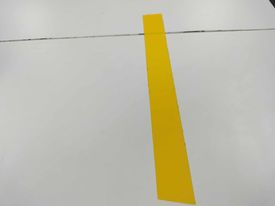
#> input picture camera/img.jpg, 275 x 206 px, found by its file name
$ python detect.py
#> lines starting #> are read from the running program, lines starting #| are printed output that depends on the picture; after the words box and inside, x2 and y2 are one past the last pixel; in counts of white or black regions, pixels touching at a corner belong together; long printed decimals are rounded
import cv2
from numpy import asarray
import numpy as np
import matplotlib.pyplot as plt
from scipy.stats import zscore

img = cv2.imread("D:\mobile_robot\mobile_robot\camera\img.jpg")
#> img is the input picture: shape (206, 275, 3); mean B, G, R 171.2, 189, 191.9

# resize image
scale_percent = 60 # percent of original size
width = int(img.shape[1] * scale_percent / 100)
#> width = 165
height = int(img.shape[0] * scale_percent / 100)
#> height = 123
dim = (width, height)
#> dim = (165, 123)

resize_img = cv2.resize(img, dim, interpolation = cv2.INTER_AREA)

# grayscale
gray_img = cv2.cvtColor(img, cv2.COLOR_BGR2GRAY)
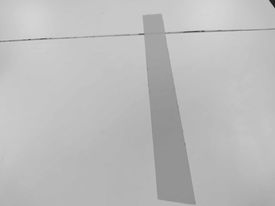
#> gray_img: shape (206, 275); min 18, max 221, mean 187.8


# threshold image
(thresh, thresh_img) = cv2.threshold(gray_img, 168, 255, cv2.THRESH_BINARY)
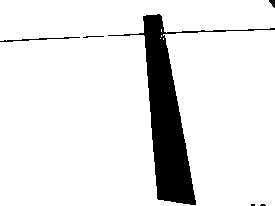
#> thresh_img: shape (206, 275); 89.9% white; 6 black regions (2 under 20 px), largest, box (x1, y1, x2, y2) and area: (108, 14, 275, 205) 5559, (0, 37, 80, 42) 108, (269, 0, 275, 8) 30, (83, 36, 104, 38) 23

# change image to array
array_img = asarray(thresh_img)

col = len(array_img[0, :])
#> col = 275
row = len(array_img[:, 0])
#> row = 206
center_x = col/2
#> center_x = 137.5
center_y = row/2
#> center_y = 103
# [5 lines of commented-out code are left out]
middle_line = []
x_axis = []
y_axis = []

for i in range(row):
    find_line = []
    index = 0
    for j in array_img[i, :]:
        if index > 0 and index < col-1:
            bf_array = array_img[i, index-1]
            af_array = array_img[i, index+1]
            # print(bf_array, j, af_array)

        if j == 0 and bf_array == 0 and af_array == 0:
            find_line.append(index)
            # print(bf_array, j, af_array)

        index += 1
    if len(find_line) != 0:
        first_col = find_line[0]
        last_col = find_line[-1]
        mid_col = (first_col+last_col)/2
        center_zero_x = i - center_y
        center_zero_y = mid_col - center_x
        mid_point = [center_zero_x, center_zero_y] #(y,x)
        # mid_point = [mid_col, i]
        middle_line.append(mid_point)
        x_axis.append(center_zero_x)
        y_axis.append(center_zero_y)
#> this loop made 206 passes
#> (center_zero_y, mid_point) on passes 1, 2, 3, 4, 5, 6, 15, 16, 17, 18, 19, 20: (134.5, [-103, 134.5]), (134.5, [-102, 134.5]), (135, [-101, 135]), (135.5, [-100, 135.5]), (136, [-99, 136]), (136, [-98, 136]), (20.5, [-89, 20.5]), (15.5, [-88, 15.5]), (14.5, [-87, 14.5]), (14.5, [-86, 14.5]), (14.5, [-85, 14.5]), (14.5, [-84, 14.5])
#> after the loop, middle_line = 198 pairs, first value -103 to 102, second value -55 to 136; x_axis = 198 values from -103 to 102; y_axis = 198 values, max 136 at index 4, min -55 at index 33, mean 30.04

#print(x_axis)
if len(x_axis) != 0 or len(y_axis) != 0:
    x = np.array(x_axis, dtype=float)
#> x = 198 values from -103 to 102
    y = np.array(y_axis, dtype=float)
#> y has the same summary as y_axis

    # delete outlier
    z_scores = zscore(y)
#> z_scores = 198 values, max 4.23 at index 4, min -3.4 at index 33, mean -3.59e-17

    threshold = 3

    filtered_indices = np.where(np.abs(z_scores) < threshold)
    filtered_x = x[filtered_indices]
#> filtered_x = 188 values from -89 to 101
    filtered_y = y[filtered_indices]
#> filtered_y = 188 values, max 89.5 at index 187, min -38.5 at index 24, mean 27.48

    # [6 lines of commented-out code are left out]
    a, b = np.polyfit(filtered_x, filtered_y, 1)
#> a = 0.135; b = 26.52
    # plt.scatter(filtered_x, filtered_y)

    print(f"true,{a},{b}")
#| true,0.1351,26.524

    # plt.plot(filtered_x, a*(filtered_x) + b, 'r')
    # plt.grid()
    # plt.show()
else:
    print(f"false,NaN,NaN")
